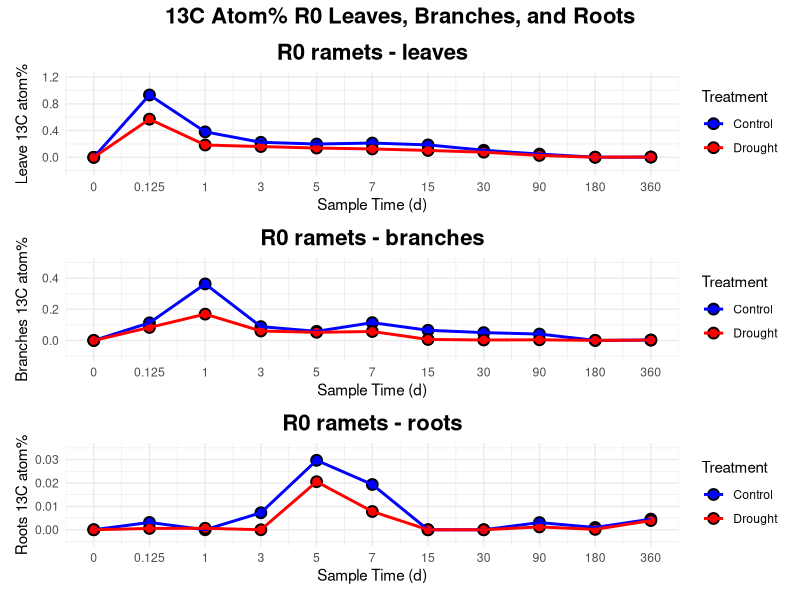
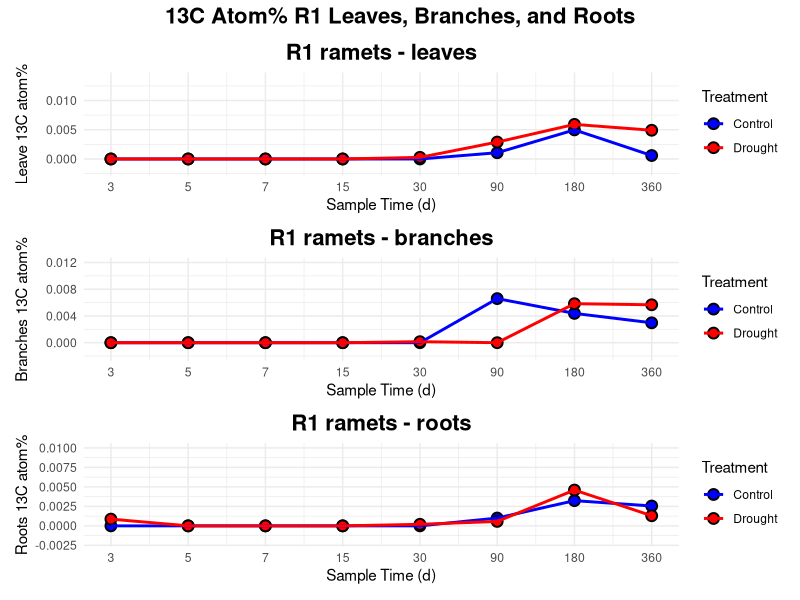
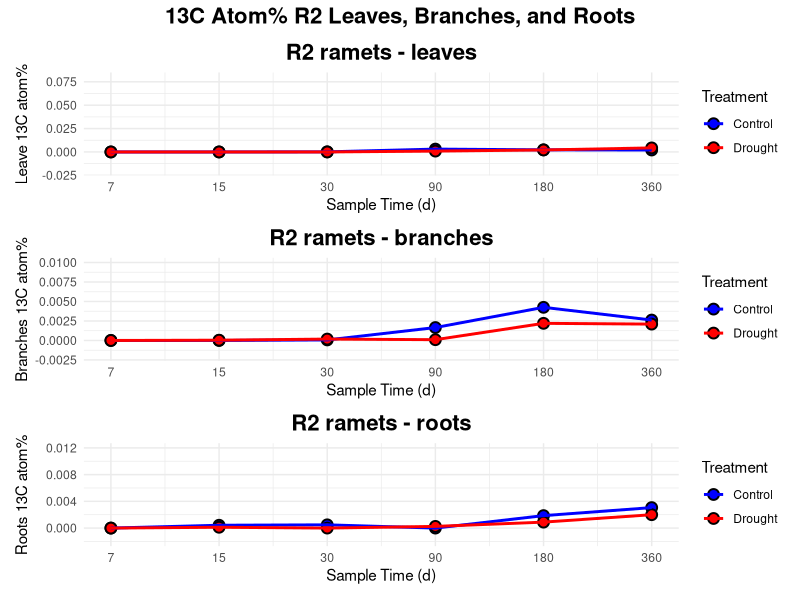

These charts were generated, in order, by the following R code:
library(ggplot2)
library(dplyr)
library(readxl)
library(patchwork)

carbonFluxData <- read_excel("./Data_Dryad_Drought_Decreases_Carbon_Flux_but_Not_Transport_Speed_of_Newly_Fixed_Carbon_from_Leaves_to_Sinks_in_a_Giant_Bamboo_Forest.xlsx",
                             sheet = "Graph data")

create_plot <- function(data, y_variable, plot_title, y_label, unique_times, y_lim_low, y_lim_high) {
  ggplot(
    data = data,
    mapping = aes(x = time_seq, y = .data[[y_variable]], group = Treatment)
  ) +
    geom_point(aes(fill = Treatment), shape = 21, size = 3, color = "black", stroke = 1) +
    geom_line(aes(color = Treatment), size = 1) +
    scale_x_continuous(
      breaks = 1:length(unique_times),
      labels = unique_times
    ) +
    scale_color_manual(values = c("Control" = "blue", "Drought" = "red")) +
    scale_fill_manual(values = c("Control" = "blue", "Drought" = "red")) +
    labs(
      title = plot_title,
      x = "Sample Time (d)",
      y = y_label
    ) +
    theme_minimal() +
    theme(plot.title = element_text(hjust = 0.5)) +
    coord_cartesian(ylim = c(y_lim_low, y_lim_high))
}

ramet_types <- c("R0", "R1", "R2")
plot_list <- list()


y_limits_config <- list(
  "Leave 13C atom%" = list(
    "R0" = c(low = -0.2, high = 1.2),
    "R1" = c(low = -0.002, high = 0.014),
    "R2" = c(low = -0.02, high = 0.08)
  ),
  "Branches 13C atom%" = list(
    "R0" = c(low = -0.1, high = 0.5),
    "R1" = c(low = -0.002, high = 0.012),
    "R2" = c(low = -0.002, high = 0.01)
  ),
  "Roots 13C atom%" = list(
    "R0" = c(low = -0.005, high = 0.035),
    "R1" = c(low = -0.002, high = 0.01),
    "R2" = c(low = -0.002, high = 0.012)
  )
)

for (ramet_type in ramet_types) {
  # Filter data for the current ramet type
  current_ramet_data <- carbonFluxData %>%
    filter(Ramets == ramet_type)
  
  # Get unique times and prepare time sequence for the current ramet data
  unique_times_current <- sort(unique(current_ramet_data$`sample time(d)`))
  current_ramet_data <- current_ramet_data %>%
    mutate(time_seq = match(`sample time(d)`, unique_times_current))
  
  plot_configs <- list(
    list(y_var = "Leave 13C atom%", title_suffix = "leaves", y_lab = "Leave 13C atom%"),
    list(y_var = "Branches 13C atom%", title_suffix = "branches", y_lab = "Branches 13C atom%"),
    list(y_var = "Roots 13C atom%", title_suffix = "roots", y_lab = "Roots 13C atom%")
  )
  
  # Generate plots for leaves, branches, and roots for the current ramet type
  individual_ramet_plots <- list()
  for (config in plot_configs) {
    y_limits <- y_limits_config[[config$y_var]][[ramet_type]]
    y_low <- y_limits["low"]
    y_high <- y_limits["high"]
    
    
    plot_title <- paste0(ramet_type, " ramets - ", config$title_suffix)
    p <- create_plot(
      data = current_ramet_data,
      y_variable = config$y_var,
      plot_title = plot_title,
      y_label = config$y_lab,
      unique_times = unique_times_current,
      y_lim_low = y_low,
      y_lim_high = y_high
    )
    individual_ramet_plots[[length(individual_ramet_plots) + 1]] <- p
  }
  
  combined_ramet_plot <- patchwork::wrap_plots(individual_ramet_plots, ncol = 1) +
    plot_annotation(
      title = paste0("13C Atom% ", ramet_type, " Leaves, Branches, and Roots")
    ) & theme(plot.title = element_text(hjust = 0.5, size = 16, face = "bold"))
  
  plot_list[[ramet_type]] <- combined_ramet_plot
}

for (ramet_type in ramet_types) {
  print(plot_list[[ramet_type]])
}